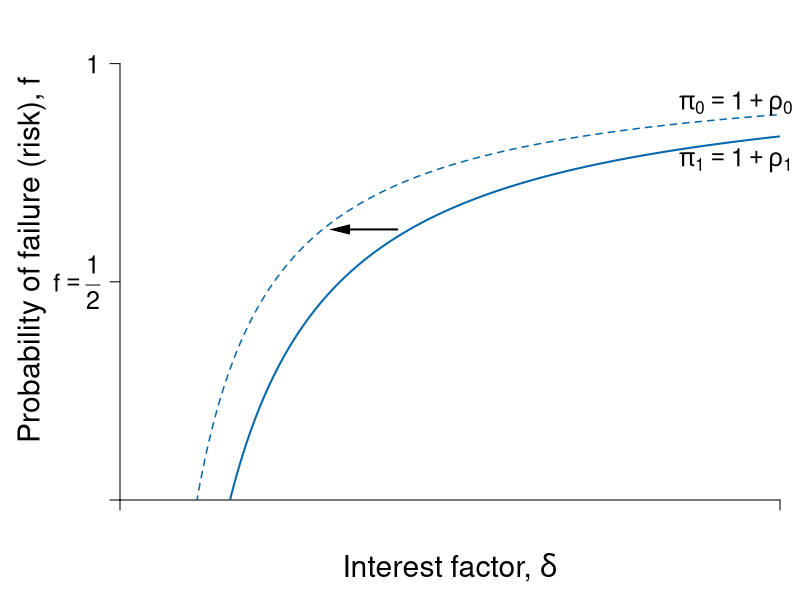

Write R code to recreate this figure.
#' Graph Designer: Scott Cohn
#' Authors: Bowles and Halliday
#' Title: Coordination, Conflict and Competition: A Text in Microeconomics

library(shape)
pdf(file = "credit/credit_investment_macro_a.pdf", width = 8, height = 6)

#Set parameters for graphics
pointsize <- 1.8
axislabelsize <- 1.8
labelsize <- 1.5
namesize <- 1.8
annotatesize <- 1.5
graphlinewidth <- 2
segmentlinewidth <- 1.5

COL <- c("#7fc97f", "#beaed4", "#fdc086", "#ffff99", "#386cb0", "#f0027f", "#bf5b17", "#666666")
COLA <- c("#e0f3db", "#99d8c9","#66c2a4","#41ae76", "#238b45", "#005824")
COLB <- c("#c6dbef", "#4eb3d3", "#2b8cbe", "#0868ac","#084081")
COLC <- c("#fcfbfd", "#efedf5", "#dadaeb", "#bcbddc", "#9e9ac8", "#807dba", "#6a51a3", "#54278f", "#3f007d")
grays <- gray.colors(25, start = 1, end = 0, alpha = 1)

#Edited the margins to cater for the larger LHS labels
par(mar =  c(5, 6, 1, 1))

brfFn <- function(delta, q = 1, k = 1) {
  .5 + (delta / (2 * q)) * (1 - k)
}

PCFn <- function(delta, q = 1) {
  delta/q
}

isoreturnFn <- function(delta, pi = 0.125) {
  1 - (pi)/delta
}

yFn <- function(d1, f1, q = 1){
  q*f1*(1 - f1) - d1*(1 - f1)
}

ylow <- function(delta, q = 1, ybar = 0.0625){
  (-sqrt(delta^2 - 2*delta*q + q^2 - 4*q*ybar) + delta + q)/(2*q)
}

yhigh <- function(delta, q = 1, ybar = 0.0625){
  (sqrt(delta^2 - 2*delta*q + q^2 - 4*q*ybar) + delta + q)/(2*q)
}

xlims <- c(0, 1.5)
ylims <- c(0, 1.1)

npts <- 501 
d1 <- seq(xlims[1], xlims[2], length.out = npts)
f1 <- seq(ylims[1], ylims[2], length.out = npts) 
a <- c(0.0625)

plot(0, 0, xlim = xlims, ylim = ylims, type = "n",
     xlab = expression(paste("")),
     ylab = expression(paste("")), 
     xaxt = "n", 
     yaxt = "n", 
     cex.lab = axislabelsize, 
     bty = "n",
     xaxs = "i", 
     yaxs = "i"
)


ticksy <- c(ylims[1], 0.5, ylims[2] - 0.1)
ylabels <- c(NA, expression(paste(f == frac(1,2))), 1)
ticksx <- c(xlims[1],NA, NA, xlims[2])
xlabels <- c(NA, NA, NA, NA)

axis(1, at = ticksx, pos = 0, labels = xlabels, cex.axis = labelsize)
axis(2, at = ticksy, pos = 0, labels = ylabels, las = 1, cex.axis = labelsize)

npts <- 503 
xx1 <- seq(xlims[1], xlims[2], length.out = npts)

#Draw the graphs
# lines(xx1, brfFn(xx1, k = 0.28), col = COLA[4], lwd = graphlinewidth)
# lines(xx1, brfFn(xx1, k = 0.5), col = COLA[4], lwd = graphlinewidth)
# lines(xx1, brfFn(xx1, k = 0.75), col = COLA[4], lwd = graphlinewidth)
lines(xx1, isoreturnFn(xx1, pi = 0.175), col = COLB[4], lwd = segmentlinewidth, lty = 2)
lines(xx1, isoreturnFn(xx1, pi = 0.25), col = COLB[4], lwd = graphlinewidth)
#lines(xx1, isoreturnFn(xx1, pi = 0.5), col = COLB[4], lwd = graphlinewidth)


#Axis labels
mtext(expression(paste("Interest factor, ", delta)), side = 1, line = 3.3, cex = axislabelsize)
text(-0.2, 0.5*(ylims[2]), expression(paste("Probability of failure (risk), ", f)), xpd = TRUE, cex = axislabelsize, srt = 90) 

#segments(0.39, -1, 0.39, brfFn(0.39, k = 0.75), lty = 2, col = grays[20] , lwd = segmentlinewidth)
#points(0.39, brfFn(0.39, k = 0.75), pch = 16, col = "black", cex = 1.5)
#text(0.39 + 0.025, brfFn(0.39, k = 0.75) - 0.03, expression(paste(b)), cex = labelsize)

#segments(1, -1, 1, brfFn(delta = 1, k = 0.5), lty = 2, col = grays[20] , lwd = segmentlinewidth)
#points(1, brfFn(1, k = 0.5), pch = 16, col = "black", cex = 1.5)
# text(1, brfFn(1, k = 0.5) + 0.04, expression(paste(n)), cex = labelsize)

#segments(.59, -1, 0.59, brfFn(delta = 0.59, k = 0.75), lty = 2, col = grays[20] , lwd = segmentlinewidth)
#points(0.59, brfFn(0.59, k = 0.75), pch = 16, col = "black", cex = 1.5)
#text(0.59 + 0.025, brfFn(0.59, k = 0.75) - 0.03, expression(paste(a)), cex = labelsize)

#segments(.7, -1, 0.7, brfFn(delta = 0.7, k = 0.28), lty = 2, col = grays[20] , lwd = segmentlinewidth)
#points(0.7, brfFn(0.7, k = 0.28), pch = 16, col = "black", cex = 1.5)

# ZPC
text(1.4, 0.91, expression(paste(pi[0] == 1 + rho[0])), cex = labelsize, xpd = TRUE)
text(1.4, 0.78, expression(paste(pi[1] == 1 + rho[1])), cex = labelsize, xpd = TRUE)

# text(1.1, 1.08, expression(paste("BRF of previously excluded")), cex = labelsize, xpd = TRUE)
# text(1.1, 1.02, expression(paste("now marginal borrower")), cex = labelsize, xpd = TRUE)
# Arrows(1.1, 0.98, 1.1, 0.92, col = "black", lty = 1, lwd = 2, arr.type = "triangle", arr.lwd = 0.5)
# 
# text(1.1, 0.5, expression(paste("BRF of")), cex = labelsize)
# text(1.1, 0.44, expression(paste("wealthy borrower")), cex = labelsize)
# Arrows(1.1, 0.53, 1.1, 0.6, col = "black", lty = 1, lwd = 2, arr.type = "triangle", arr.lwd = 0.5)
# 
# 
# text(0.6, 0.91, expression(paste("BRF of previously")), cex = labelsize)
# text(0.6, 0.85, expression(paste("marginal borrower")), cex = labelsize)
# Arrows(0.6, 0.82, 0.6, 0.68, col = "black", lty = 1, lwd = 2, arr.type = "triangle", arr.lwd = 0.5)

#text(0.49, 0.15, expression(paste("Policy")), cex = labelsize)
#text(0.49, 0.09, expression(paste("Change")), cex = labelsize)
Arrows(0.63, 0.62, 0.5, 0.62, col = "black", lty = 1, lwd = 2, arr.type = "triangle", arr.lwd = 0.5)


dev.off()
